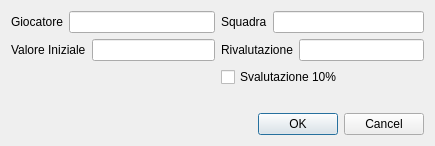
<?xml version="1.0" encoding="UTF-8"?>
<ui version="4.0">
 <class>QCessioneDlg</class>
 <widget class="QDialog" name="QCessioneDlg">
  <property name="geometry">
   <rect>
    <x>0</x>
    <y>0</y>
    <width>435</width>
    <height>146</height>
   </rect>
  </property>
  <property name="windowTitle">
   <string>Cessione Giocatore</string>
  </property>
  <layout class="QGridLayout" name="gridLayout">
   <item row="0" column="0">
    <layout class="QHBoxLayout" name="horizontalLayout">
     <item>
      <widget class="QLabel" name="label">
       <property name="text">
        <string>Giocatore</string>
       </property>
      </widget>
     </item>
     <item>
      <widget class="QLineEdit" name="lineEdit_nome">
       <property name="readOnly">
        <bool>true</bool>
       </property>
      </widget>
     </item>
    </layout>
   </item>
   <item row="0" column="1">
    <layout class="QHBoxLayout" name="horizontalLayout_4">
     <item>
      <widget class="QLabel" name="label_4">
       <property name="text">
        <string>Squadra</string>
       </property>
      </widget>
     </item>
     <item>
      <widget class="QLineEdit" name="lineEdit_squadra">
       <property name="readOnly">
        <bool>true</bool>
       </property>
      </widget>
     </item>
    </layout>
   </item>
   <item row="1" column="0">
    <layout class="QHBoxLayout" name="horizontalLayout_2">
     <item>
      <widget class="QLabel" name="label_2">
       <property name="text">
        <string>Valore Iniziale</string>
       </property>
      </widget>
     </item>
     <item>
      <widget class="QLineEdit" name="lineEdit_val_iniz">
       <property name="readOnly">
        <bool>true</bool>
       </property>
      </widget>
     </item>
    </layout>
   </item>
   <item row="1" column="1">
    <layout class="QHBoxLayout" name="horizontalLayout_3">
     <item>
      <widget class="QLabel" name="label_3">
       <property name="text">
        <string>Rivalutazione</string>
       </property>
      </widget>
     </item>
     <item>
      <widget class="QLineEdit" name="lineEdit_valore">
       <property name="readOnly">
        <bool>true</bool>
       </property>
      </widget>
     </item>
    </layout>
   </item>
   <item row="3" column="0">
    <spacer name="verticalSpacer">
     <property name="orientation">
      <enum>Qt::Vertical</enum>
     </property>
     <property name="sizeHint" stdset="0">
      <size>
       <width>20</width>
       <height>20</height>
      </size>
     </property>
    </spacer>
   </item>
   <item row="2" column="1">
    <widget class="QCheckBox" name="checkBox">
     <property name="text">
      <string>Svalutazione 10%</string>
     </property>
    </widget>
   </item>
   <item row="4" column="1">
    <widget class="QDialogButtonBox" name="buttonBox">
     <property name="orientation">
      <enum>Qt::Horizontal</enum>
     </property>
     <property name="standardButtons">
      <set>QDialogButtonBox::Cancel|QDialogButtonBox::Ok</set>
     </property>
    </widget>
   </item>
  </layout>
 </widget>
 <resources/>
 <connections>
  <connection>
   <sender>buttonBox</sender>
   <signal>accepted()</signal>
   <receiver>QCessioneDlg</receiver>
   <slot>accept()</slot>
   <hints>
    <hint type="sourcelabel">
     <x>248</x>
     <y>254</y>
    </hint>
    <hint type="destinationlabel">
     <x>157</x>
     <y>274</y>
    </hint>
   </hints>
  </connection>
  <connection>
   <sender>buttonBox</sender>
   <signal>rejected()</signal>
   <receiver>QCessioneDlg</receiver>
   <slot>reject()</slot>
   <hints>
    <hint type="sourcelabel">
     <x>316</x>
     <y>260</y>
    </hint>
    <hint type="destinationlabel">
     <x>286</x>
     <y>274</y>
    </hint>
   </hints>
  </connection>
 </connections>
</ui>
